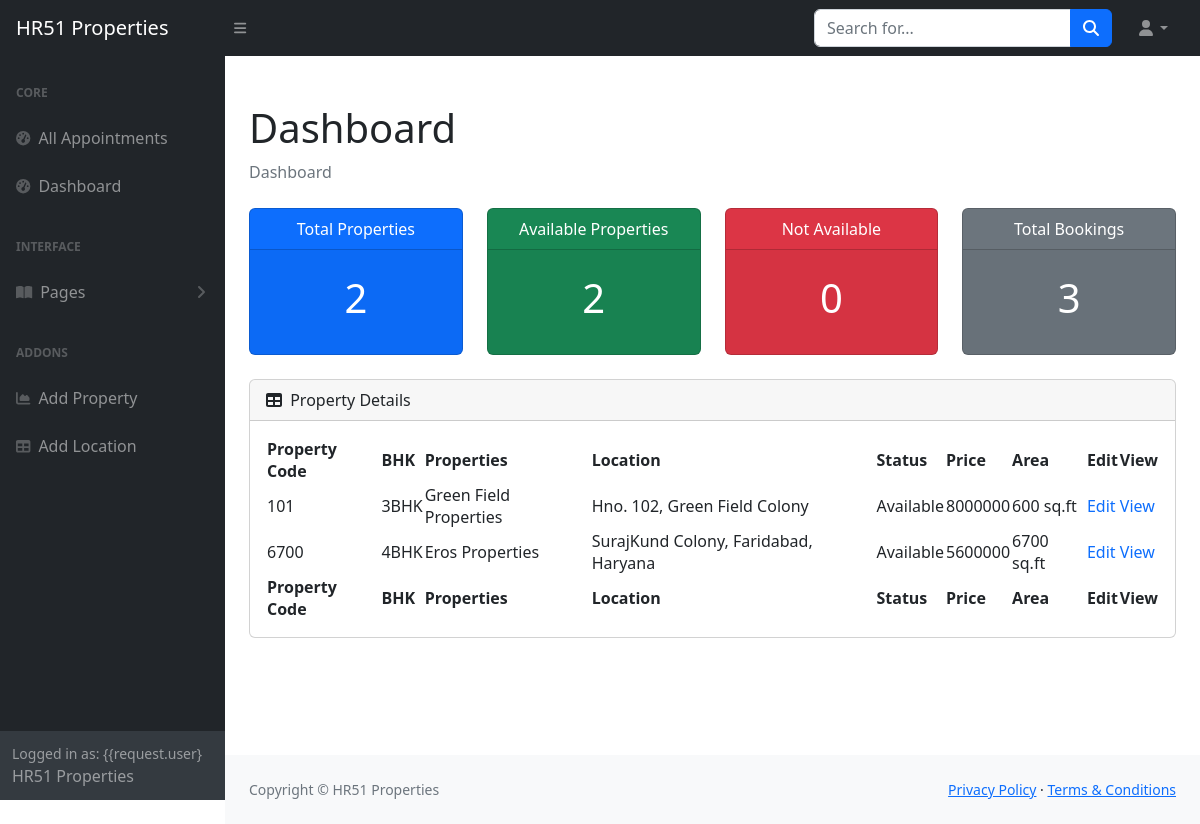
/staff/panel (signed in), run on an earlier commit of the app's database.
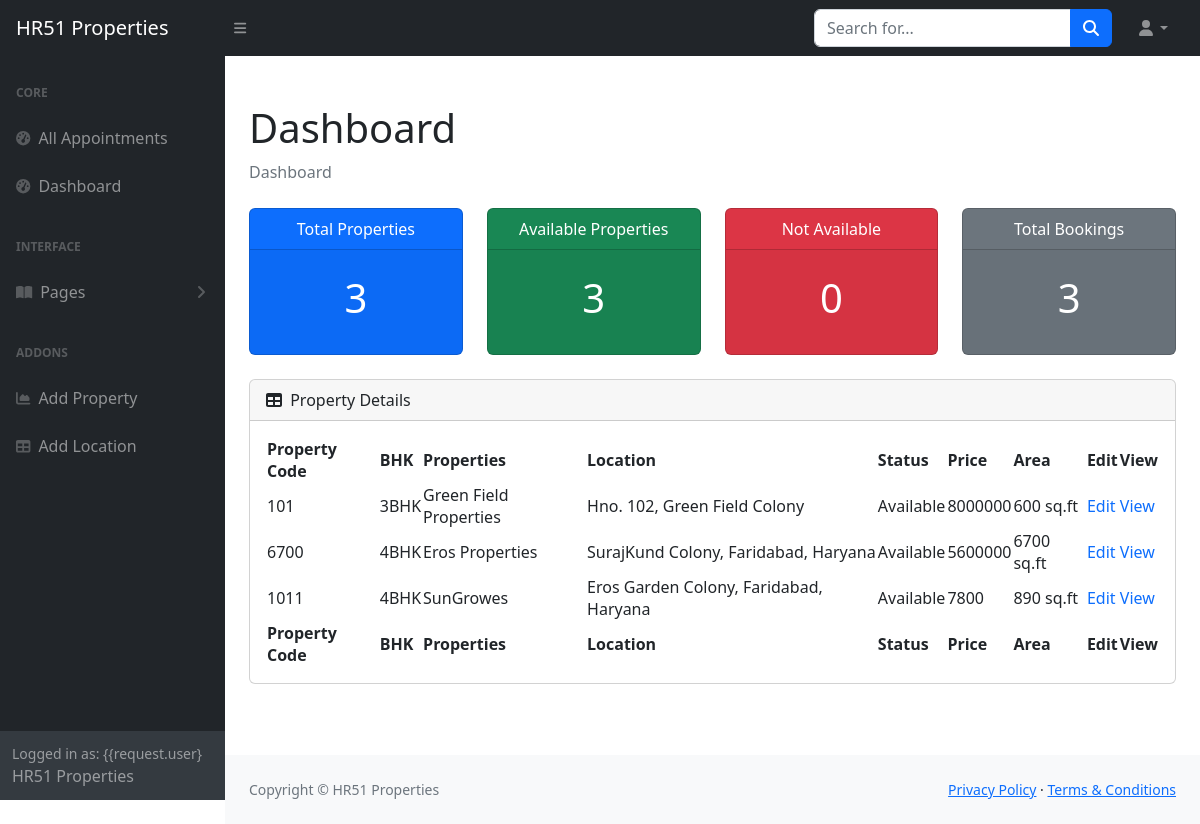
And on a later commit of the database.
### realestate/models.py (models this page shows, shortened)
class PropertyView(models.Model):
    ROOM_STATUS = (
    ("1", "Available"),
    ("2", "Not Available"),
    )
    ROOM_TYPE = (
    ("1", "premium"),
    ("2", "deluxe"),
    ("3","basic"),
    )
    PROP_ROOM = (
    ("1", "1BHK"),
    ("2", "2BHK"),
    ("3", "3BHK"),
    ("4", "4BHK"),
    ("5", "5BHK"),
    ("6", "6BHK"),
    ("7", "7BHK"),
    )
    ROOMOWNERSHIP = (
    ("1", "First Owner"),
    ("2", "Second Owners"),
    ("3", "Third Owners"),
    ("4", "FreeHold"),
    ("5", "Multiple Owners"),
    )
    SIZERATE = (
    ("1", "1"),
    ("2", "2"),
    ("3", "3"),
    ("4", "4"),
    ("5", "5"),
    ("6", "6"),
    ("7", "7"),
    ("8", "8"),
    )
    PROP_STATUS = (
    ("1", "For Sell"),
    ("2", "For Rent/lease"),
    ("3", "Not Available"),
    )
    PROP_TYPE = (
    ("1", "Independent Builder Floor"),
    ("2", "Builder Floor"),
    ("3", "Not Available"),
    )
    title = models.CharField(max_length=50,null=True)
    room_type = models.CharField(max_length=50,choices = ROOM_TYPE)
    prop_status = models.CharField(max_length=50,choices = ROOM_STATUS, null=True)
    prop_sell = models.CharField(max_length=50,choices = PROP_STATUS, null=True)
    prop_type = models.CharField(max_length=50,choices = PROP_TYPE, null=True)
    property_bhk = models.CharField(max_length=50,choices = PROP_ROOM, null=True)
    capacity = models.IntegerField(null=True)
    propety_code = models.IntegerField(null=True)
    price = models.IntegerField(null=True)
    size = models.IntegerField(null=True)
    hotel = models.ForeignKey(Realator, on_delete = models.CASCADE)
    status = models.CharField(choices =ROOM_STATUS,max_length = 15)
    roomnumber = models.IntegerField(null=True)
    yearbuild = models.IntegerField(null=True)
    address = models.CharField(max_length=150, null=True)
    ownership = models.CharField(max_length=150, null=True, choices= ROOMOWNERSHIP)
    Configuration = models.CharField(max_length = 800, null=True)
    content = models.CharField(max_length = 1500, null=True)
    flooring = models.CharField(max_length = 50, null=True)
    parking = models.CharField(max_length = 100, null=True)
    water_source = models.CharField(max_length = 100, null=True)
    widthroad = models.CharField(max_length = 100, null=True)
    powerbackup = models.CharField(max_length = 100, null=True)
    consider = models.CharField(max_length = 2000, null=True)
    nearby = models.CharField(max_length = 200, null=True)
    facing = models.CharField(max_length = 50, null=True)
    property_age = models.CharField(max_length = 10, null=True)
    furnished_details = models.CharField(max_length = 2000, null=True)
    loan_available = models.CharField(max_length=450, null=True)
    image = models.ImageField(upload_to='post/', null=True)
    image1 = models.ImageField(upload_to='post/', null=True)
    image2 = models.ImageField(upload_to='post/', null=True)
    image3 = models.ImageField(upload_to='post/', null=True)
    image4 = models.ImageField(upload_to='post/', null=True)
    url = models.CharField(max_length=100, null=True)
    map = models.CharField(max_length=450, null=True)
    is_published = models.BooleanField(default=True, null=True)
    post_date = models.DateTimeField(auto_now_add=True, null=True, blank=True)
    list_date = models.DateTimeField(default=datetime.now, blank=True)

### realestate/views.py (the view)
# urls.py: path('staff/panel', views.panel,name="staffpanel"),
@login_required(login_url='/staff')
def panel(request):
    if request.user.is_staff == False:
        return HttpResponse('Access Denied')
    rooms = PropertyView.objects.all()
    total_rooms = len(rooms)
    available_rooms = len(PropertyView.objects.all().filter(status='1'))
    unavailable_rooms = len(PropertyView.objects.all().filter(status='2'))
    reserved = len(Reservation.objects.all())
    hotel = Realator.objects.values_list(
        'location', 'id').distinct().order_by()
    response = render(request, 'staff/panel.html', {'location': hotel, 'reserved': reserved, 'rooms': rooms,
                      'total_rooms': total_rooms, 'available': available_rooms, 'unavailable': unavailable_rooms})
    return HttpResponse(response)

### templates/staff/panel.html (shortened to what the changed rows need)
{% block css %}
<link rel="stylesheet" href="https://cdn.jsdelivr.net/npm/bootstrap@4.0.0/dist/css/bootstrap.min.css"
>
<link href="https://cdn.jsdelivr.net/npm/simple-datatables@7.1.2/dist/style.min.css" rel="stylesheet" />
<link href="/static/css/staff.css" rel="stylesheet" />
{% endblock css %}
{% block body %}
<section class="sb-nav-fixed">
    <div id="layoutSidenav">
        <div id="layoutSidenav_content">
            <main>
                <div class="container-fluid px-4">
                    <h1 class="mt-4">Dashboard</h1>
                    <div class="row">
                        {%load app_tags%}
                        <div class="col-xl-3 col-md-6">
                            <div class="card bg-primary text-white mb-4">
                                <div class="card-footer d-flex align-items-center justify-content-between">
                                    <h1 class="card-body text-center">{{total_rooms}}</h1>
                                </div>
                            </div>
                        </div>
                        <div class="col-xl-3 col-md-6">
                            <div class="card bg-success text-white mb-1">
                                <div class="card-footer d-flex align-items-center justify-content-between">
                                    <h1 class="card-body text-center">{{available}}</h1>
                                </div>
                            </div>
                        </div>
                        <div class="col-xl-3 col-md-6">
                            <div class="card bg-danger text-white mb-1">
                                <div class="card-footer d-flex align-items-center justify-content-between">
                                    <h1 class="card-body text-center">{{unavailable}}</h1>
                                </div>
                            </div>
                        </div>
                        <div class="col-xl-3 col-md-6">
                            <div class="card bg-secondary text-white mb-1">
                                <div class="card-footer d-flex align-items-center justify-content-between">
                                    <h1 class="card-body text-center">{{reserved}}</h1>
                                </div>
                            </div>
                        </div>
                    </div>
                    <div class="card mb-4">
                        <div class="card-body">
                            <table id="datatablesSimple">
                                <thead>
                                    <tr>
                                        <th>Property Code</th>
                                        <th>BHK</th>
                                        <th>Properties</th>
                                        <th>Location</th>
                                        <th>Status</th>
                                        <th>Price</th>
                                        <th>Area</th>
                                        <th>Edit</th>
                                        <th>View</th>
                                    </tr>
                                </thead>
                                <tfoot>
                                    <tr>
                                        <th>Property Code</th>
                                        <th>BHK</th>
                                        <th>Properties</th>
                                        <th>Location</th>
                                        <th>Status</th>
                                        <th>Price</th>
                                        <th>Area</th>
                                        <th>Edit</th>
                                        <th>View</th>
                                    </tr>
                                </tfoot>
                                <tbody>
                                    {% if rooms %} {% for each_room in rooms %}
                                    <tr>
                                        <td>{{each_room.roomnumber}}</td>
                                        <td>{{each_room.get_property_bhk_display}}</td>
                                        <td>{{each_room.title}}</td>
                                        <td>{{each_room.address}}</td>
                                        <td>{{each_room.get_status_display}}</td>
                                        <td>{{each_room.price}}</td>
                                        <td>{{each_room.size}} sq.ft</td>
                                        <td>
                                            <a href="/staff/panel/edit-room?roomid={{each_room.id}}"
                                                style="text-decoration: none;">Edit</a>
                                        </td>
                                        <td>
                                            <a href="/staff/panel/view-room?roomid={{each_room.id}}"
                                                style="text-decoration: none;">View</a>
                                        </td>
                                    </tr>
                                    {% endfor %} {% endif %}
                                </tbody>
                            </table>
                        </div>
                    </div>
                </div>
            </main>
        </div>
    </div>
</section>
{% endblock body %}

What changed in the data, as far as the page shows it:
added PropertyView: roomnumber "1011", property_bhk "4BHK", title "SunGrowes", address "Eros Garden Colony, Faridabad, Haryana", status "Available", price "7800", size "890"
Also different on the page:
{{ total_rooms }}: "2" → "3"
{{ available }}: "2" → "3"
